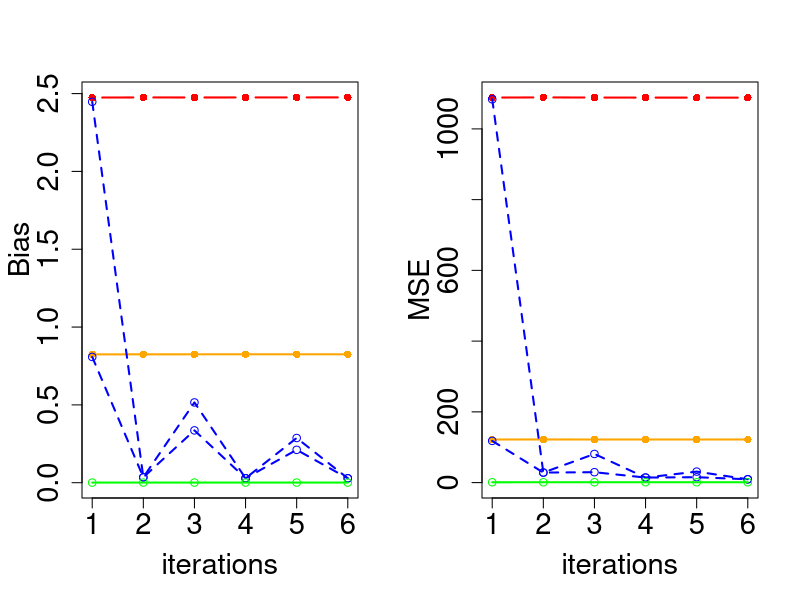

Write the R code that produced this figure.




####################################################################################################################
## copy/pasting the entire set of codes below will generate a figure like Figure-1 in the paper (John and Wu, 2023)
####################################################################################################################

library(MASS)

M <- 5000 ## number of simulation-iterations

  n <- 100; p <- 6  ## number of rows and columns of 'covariate' matrices in each data-block


bias.1.mat <- bias.2.mat <- bias.3a.mat <- bias.3b.mat <- bias.4.mat <- matrix(, nrow = M, ncol = p)
mse.1.mat  <- mse.2.mat  <- mse.3a.mat  <- mse.3b.mat  <- mse.4.mat  <- matrix(, nrow = M, ncol = p)



#  Sigma <- matrix(rep(0.2, p*p), p, p); diag(Sigma) <- 1
  Sigma <- matrix(rep(0.0, p*p), p, p); diag(Sigma) <- 1

  alpha <- 0.25 ## try 0.5, 0.4, 0.25, 0.05

  mu.1 <- runif(1, -10, 10); mu.2 <- runif(1, -10, 10); 



  r.b <- as.matrix(runif(6, -5, 5), nrow = p, ncol = 1)
  r.f <- as.matrix(runif(6, -5, 5), nrow = p, ncol = 1)


for(m in 1:M){ if(m%%1000 == 0){print(m)} 



  U1  <- as.matrix(mvrnorm(n, mu = rep(mu.1, p), Sigma = Sigma))
  U2  <- as.matrix(mvrnorm(n, mu = rep(mu.1, p), Sigma = Sigma))
  U3  <- as.matrix(mvrnorm(n, mu = rep(mu.1, p), Sigma = Sigma))
  U4  <- as.matrix(mvrnorm(n, mu = rep(mu.1, p), Sigma = Sigma))
  U5  <- as.matrix(mvrnorm(n, mu = rep(mu.1, p), Sigma = Sigma))
  U6  <- as.matrix(mvrnorm(n, mu = rep(mu.1, p), Sigma = Sigma))

  V1  <- as.matrix(mvrnorm(n, mu = rep(mu.2, p), Sigma = Sigma))
  V2  <- as.matrix(mvrnorm(n, mu = rep(mu.2, p), Sigma = Sigma))
  V3  <- as.matrix(mvrnorm(n, mu = rep(mu.2, p), Sigma = Sigma))
  V4  <- as.matrix(mvrnorm(n, mu = rep(mu.2, p), Sigma = Sigma))
  V5  <- as.matrix(mvrnorm(n, mu = rep(mu.2, p), Sigma = Sigma))
  V6  <- as.matrix(mvrnorm(n, mu = rep(mu.2, p), Sigma = Sigma))


Z1 <- alpha*U1 + (1-alpha)*V1; Z2 <- alpha*U2 + (1-alpha)*V2; Z3 <- alpha*U3 + (1-alpha)*V3; Z4 <- alpha*U4 + (1-alpha)*V4; Z5 <- alpha*U5 + (1-alpha)*V5; Z6 <- alpha*U6 + (1-alpha)*V6;



  e.b <- as.matrix(rnorm(6*n, 0, 1), nrow = 6*n, ncol = 1);
  e.b1 <- e.b[1:n,]; e.b2 <- e.b[(n+1):(2*n),]; e.b3 <- e.b[((2*n)+1):(3*n),];  e.b4 <- e.b[((3*n)+1):(4*n),]; e.b5 <- e.b[((4*n)+1):(5*n),]; e.b6 <- e.b[((5*n)+1):(6*n),] 
  e.f <- as.matrix(rnorm(6*n, 0, 1), nrow = 6*n, ncol = 1)
  e.f1 <- e.f[1:n,]; e.f2 <- e.f[(n+1):(2*n),]; e.f3 <- e.f[((2*n)+1):(3*n),];  e.f4 <- e.f[((3*n)+1):(4*n),]; e.f5 <- e.f[((4*n)+1):(5*n),]; e.f6 <- e.f[((5*n)+1):(6*n),] 
  e.p <- as.matrix(rnorm(6*n, 0, 1), nrow = 6*n, ncol = 1)
  e.p1 <- e.p[1:n,]; e.p2 <- e.p[(n+1):(2*n),]; e.p3 <- e.p[((2*n)+1):(3*n),];  e.p4 <- e.p[((3*n)+1):(4*n),]; e.p5 <- e.p[((4*n)+1):(5*n),]; e.p6 <- e.p[((5*n)+1):(6*n),] 

  b1 <- U1%*%r.b + e.b1; b2 <- U2%*%r.b + e.b2; b3 <- U3%*%r.b + e.b3;  b4 <- U4%*%r.b + e.b4;  b5  <- U5%*%r.b + e.b5;  b6  <- U6%*%r.b + e.b6
  f1 <- V1%*%r.f + e.f1; f2 <- V2%*%r.f + e.f2; f3 <- V3%*%r.f + e.f3;  f4 <- V4%*%r.f + e.f4;  f5 <-  V5%*%r.f + e.f5;  f6 <-  V6%*%r.f + e.f6

  r.p <- alpha*r.b + (1-alpha)*r.f

  p1 <- Z1%*%r.p + e.p1; p2 <- Z2%*%r.p + e.p2; p3 <- Z3%*%r.p + e.p3;  p4 <- Z4%*%r.p + e.p4;  p5  <- Z5%*%r.p + e.p5;  p6  <- Z6%*%r.p + e.p6


##############
### KF4LLS
########

### (1) training with U's and b's only (i.e. only with 'bird' data blocks)

psi.0 <- as.matrix(rnorm(p), nrow = p, ncol = 1)

H1 <-      t(U1)%*%U1; H1.inv <- solve(H1); psi.1 <- psi.0 + H1.inv%*%t(U1)%*%(b1 - U1%*%psi.0)
H2 <- H1 + t(U2)%*%U2; H2.inv <- solve(H2); psi.2 <- psi.1 + H2.inv%*%t(U2)%*%(b2 - U2%*%psi.1)
H3 <- H2 + t(U3)%*%U3; H3.inv <- solve(H3); psi.3 <- psi.2 + H3.inv%*%t(U3)%*%(b3 - U3%*%psi.2)
H4 <- H3 + t(U4)%*%U4; H4.inv <- solve(H4); psi.4 <- psi.3 + H4.inv%*%t(U4)%*%(b4 - U4%*%psi.3)
H5 <- H4 + t(U5)%*%U5; H5.inv <- solve(H5); psi.5 <- psi.4 + H5.inv%*%t(U5)%*%(b5 - U5%*%psi.4)
H6 <- H5 + t(U6)%*%U6; H6.inv <- solve(H6); psi.6 <- psi.5 + H6.inv%*%t(U6)%*%(b6 - U6%*%psi.5)
  bias.1.mat[m,] <- c(mean(abs(psi.1 - r.p)), mean(abs(psi.2 - r.p)), mean(abs(psi.3 - r.p)), mean(abs(psi.4 - r.p)), mean(abs(psi.5 - r.p)), mean(abs(psi.6 - r.p)))
  res.sq.1 <-    (p1 - Z1%*%psi.1)^2
  res.sq.2 <- c( (p1 - Z1%*%psi.2)^2, (p2 - Z2%*%psi.2)^2 )
  res.sq.3 <- c( (p1 - Z1%*%psi.3)^2, (p2 - Z2%*%psi.3)^2,  (p3 - Z3%*%psi.3)^2);
  res.sq.4 <- c( (p1 - Z1%*%psi.4)^2, (p2 - Z2%*%psi.4)^2,  (p3 - Z3%*%psi.4)^2,  (p4 - Z4%*%psi.4)^2);
  res.sq.5 <- c( (p1 - Z1%*%psi.5)^2, (p2 - Z2%*%psi.5)^2,  (p3 - Z3%*%psi.5)^2,  (p4 - Z4%*%psi.5)^2, (p5 - Z5%*%psi.5)^2);
  res.sq.6 <- c( (p1 - Z1%*%psi.6)^2, (p2 - Z2%*%psi.6)^2,  (p3 - Z3%*%psi.6)^2,  (p4 - Z4%*%psi.6)^2, (p5 - Z5%*%psi.6)^2, (p6 - Z6%*%psi.6)^2);
  mse.1.mat[m,] <- c(mean(res.sq.1), mean(res.sq.2), mean(res.sq.3), mean(res.sq.4), mean(res.sq.5), mean(res.sq.6))
  if(m == 1){ beta.1.mat <- cbind(r.p, r.b, r.f, psi.1, psi.2, psi.3, psi.4, psi.5, psi.6) }
  if(m > 1){ beta.1.mat <- beta.1.mat + cbind(r.p, r.b, r.f, psi.1, psi.2, psi.3, psi.4, psi.5, psi.6) }


### (2) training with V's and f's only (i.e. only with 'fish' data blocks)

H1 <-      t(V1)%*%V1; H1.inv <- solve(H1); psi.1 <- psi.0 + H1.inv%*%t(V1)%*%(f1 - V1%*%psi.0)
H2 <- H1 + t(V2)%*%V2; H2.inv <- solve(H2); psi.2 <- psi.1 + H2.inv%*%t(V2)%*%(f2 - V2%*%psi.1)
H3 <- H2 + t(V3)%*%V3; H3.inv <- solve(H3); psi.3 <- psi.2 + H3.inv%*%t(V3)%*%(f3 - V3%*%psi.2)
H4 <- H3 + t(V4)%*%V4; H4.inv <- solve(H4); psi.4 <- psi.3 + H4.inv%*%t(V4)%*%(f4 - V4%*%psi.3)
H5 <- H4 + t(V5)%*%V5; H5.inv <- solve(H5); psi.5 <- psi.4 + H5.inv%*%t(V5)%*%(f5 - V5%*%psi.4)
H6 <- H5 + t(V6)%*%V6; H6.inv <- solve(H6); psi.6 <- psi.5 + H6.inv%*%t(V6)%*%(f6 - V6%*%psi.5)
  bias.2.mat[m,] <- c(mean(abs(psi.1 - r.p)), mean(abs(psi.2 - r.p)), mean(abs(psi.3 - r.p)), mean(abs(psi.4 - r.p)), mean(abs(psi.5 - r.p)), mean(abs(psi.6 - r.p)))
  res.sq.1 <-    (p1 - Z1%*%psi.1)^2
  res.sq.2 <- c( (p1 - Z1%*%psi.2)^2, (p2 - Z2%*%psi.2)^2 )
  res.sq.3 <- c( (p1 - Z1%*%psi.3)^2, (p2 - Z2%*%psi.3)^2,  (p3 - Z3%*%psi.3)^2);
  res.sq.4 <- c( (p1 - Z1%*%psi.4)^2, (p2 - Z2%*%psi.4)^2,  (p3 - Z3%*%psi.4)^2,  (p4 - Z4%*%psi.4)^2);
  res.sq.5 <- c( (p1 - Z1%*%psi.5)^2, (p2 - Z2%*%psi.5)^2,  (p3 - Z3%*%psi.5)^2,  (p4 - Z4%*%psi.5)^2, (p5 - Z5%*%psi.5)^2);
  res.sq.6 <- c( (p1 - Z1%*%psi.6)^2, (p2 - Z2%*%psi.6)^2,  (p3 - Z3%*%psi.6)^2,  (p4 - Z4%*%psi.6)^2, (p5 - Z5%*%psi.6)^2, (p6 - Z6%*%psi.6)^2);
  mse.2.mat[m,] <- c(mean(res.sq.1), mean(res.sq.2), mean(res.sq.3), mean(res.sq.4), mean(res.sq.5), mean(res.sq.6))
  if(m == 1){ beta.2.mat <- cbind(r.p, r.b, r.f, psi.1, psi.2, psi.3, psi.4, psi.5, psi.6) }
  if(m > 1){ beta.2.mat <- beta.2.mat + cbind(r.p, r.b, r.f, psi.1, psi.2, psi.3, psi.4, psi.5, psi.6) }


### (4) training with Z's and p's only (i.e. only with 'penguin' data blocks)

H1 <-      t(Z1)%*%Z1; H1.inv <- solve(H1); psi.1 <- psi.0 + H1.inv%*%t(Z1)%*%(p1 - Z1%*%psi.0)
H2 <- H1 + t(Z2)%*%Z2; H2.inv <- solve(H2); psi.2 <- psi.1 + H2.inv%*%t(Z2)%*%(p2 - Z2%*%psi.1)
H3 <- H2 + t(Z3)%*%Z3; H3.inv <- solve(H3); psi.3 <- psi.2 + H3.inv%*%t(Z3)%*%(p3 - Z3%*%psi.2)
H4 <- H3 + t(Z4)%*%Z4; H4.inv <- solve(H4); psi.4 <- psi.3 + H4.inv%*%t(Z4)%*%(p4 - Z4%*%psi.3)
H5 <- H4 + t(Z5)%*%Z5; H5.inv <- solve(H5); psi.5 <- psi.4 + H5.inv%*%t(Z5)%*%(p5 - Z5%*%psi.4)
H6 <- H5 + t(Z6)%*%Z6; H6.inv <- solve(H6); psi.6 <- psi.5 + H6.inv%*%t(Z6)%*%(p6 - Z6%*%psi.5)
  bias.4.mat[m,] <- c(mean(abs(psi.1 - r.p)), mean(abs(psi.2 - r.p)), mean(abs(psi.3 - r.p)), mean(abs(psi.4 - r.p)), mean(abs(psi.5 - r.p)), mean(abs(psi.6 - r.p)))
  res.sq.1 <-    (p1 - Z1%*%psi.1)^2
  res.sq.2 <- c( (p1 - Z1%*%psi.2)^2, (p2 - Z2%*%psi.2)^2 )
  res.sq.3 <- c( (p1 - Z1%*%psi.3)^2, (p2 - Z2%*%psi.3)^2,  (p3 - Z3%*%psi.3)^2);
  res.sq.4 <- c( (p1 - Z1%*%psi.4)^2, (p2 - Z2%*%psi.4)^2,  (p3 - Z3%*%psi.4)^2,  (p4 - Z4%*%psi.4)^2);
  res.sq.5 <- c( (p1 - Z1%*%psi.5)^2, (p2 - Z2%*%psi.5)^2,  (p3 - Z3%*%psi.5)^2,  (p4 - Z4%*%psi.5)^2, (p5 - Z5%*%psi.5)^2);
  res.sq.6 <- c( (p1 - Z1%*%psi.6)^2, (p2 - Z2%*%psi.6)^2,  (p3 - Z3%*%psi.6)^2,  (p4 - Z4%*%psi.6)^2, (p5 - Z5%*%psi.6)^2, (p6 - Z6%*%psi.6)^2);
  mse.4.mat[m,] <- c(mean(res.sq.1), mean(res.sq.2), mean(res.sq.3), mean(res.sq.4), mean(res.sq.5), mean(res.sq.6))
  if(m == 1){ beta.4.mat <- cbind(r.p, r.b, r.f, psi.1, psi.2, psi.3, psi.4, psi.5, psi.6) }
  if(m > 1){ beta.4.mat <- beta.4.mat + cbind(r.p, r.b, r.f, psi.1, psi.2, psi.3, psi.4, psi.5, psi.6) }


## centering all columns in all data blocks and target vectors, needed for the remaining set of codes 
U1 <- U1 - apply(U1,2,mean); U2 <- U2 - apply(U2,2,mean); U3 <- U3 - apply(U3,2,mean); U4 <- U4 - apply(U4,2,mean); U5 <- U5 - apply(U5,2,mean); U6 <- U6 - apply(U6,2,mean);  
V1 <- V1 - apply(V1,2,mean); V2 <- V2 - apply(V2,2,mean); V3 <- V3 - apply(V3,2,mean); V4 <- V4 - apply(V4,2,mean); V5 <- V5 - apply(V5,2,mean); V6 <- V6 - apply(V6,2,mean);  
b1 <- b1 - mean(b1); b2 <- b2 - mean(b2); b3 <- b3 - mean(b3);  b4 <- b4 - mean(b4);    b5 <- b5 - mean(b5);    b6 <- b6 - mean(b6)
f1 <- f1 - mean(f1); f2 <- f2 - mean(f2); f3 <- f3 - mean(f3);  f4 <- f4 - mean(f4);    f5 <- f5 - mean(f5);    f6 <- f6 - mean(f6)


## in the paper, after multiplying by sqrt(alpha) and sqrt(1-alpha), respectively, U's and V's were labelled with an alpha suffix attached.
## But, in the codes we don't have that suffix.
U1 <- sqrt(alpha)*U1;   U2 <- sqrt(alpha)*U2;   U3 <- sqrt(alpha)*U3;   U4 <- sqrt(alpha)*U4;   U5 <- sqrt(alpha)*U5;   U6 <- sqrt(alpha)*U6; 
V1 <- sqrt(1-alpha)*V1; V2 <- sqrt(1-alpha)*V2; V3 <- sqrt(1-alpha)*V3; V4 <- sqrt(1-alpha)*V4; V5 <- sqrt(1-alpha)*V5; V6 <- sqrt(1-alpha)*V6; 

b1 <- sqrt(alpha)*b1;   b2 <- sqrt(alpha)*b2;   b3 <- sqrt(alpha)*b3;   b4 <- sqrt(alpha)*b4;      b5 <- sqrt(alpha)*b5;     b6 <- sqrt(alpha)*b6; 
f1 <- sqrt(1-alpha)*f1; f2 <- sqrt(1-alpha)*f2; f3 <- sqrt(1-alpha)*f3; f4 <- sqrt(1-alpha)*f4;    f5 <- sqrt(1-alpha)*f5;   f6 <- sqrt(1-alpha)*f6; 

#
### Interleaved KF4LLS
#

### (3a) training with 'bird' blocks and 'fish' blocks interleaved, starting with a 'bird' block.


H1 <-      t(U1)%*%U1; H1.inv <- solve(H1); psi.1 <- psi.0 + H1.inv%*%t(U1)%*%(b1 - U1%*%psi.0)
H2 <- H1 + t(V1)%*%V1; H2.inv <- solve(H2); psi.2 <- psi.1 + H2.inv%*%t(V1)%*%(f1 - V1%*%psi.1)
H3 <- H2 + t(U2)%*%U2; H3.inv <- solve(H3); psi.3 <- psi.2 + H3.inv%*%t(U2)%*%(b2 - U2%*%psi.2)
H4 <- H3 + t(V2)%*%V2; H4.inv <- solve(H4); psi.4 <- psi.3 + H4.inv%*%t(V2)%*%(f2 - V2%*%psi.3)
H5 <- H4 + t(U3)%*%U3; H5.inv <- solve(H5); psi.5 <- psi.4 + H5.inv%*%t(U3)%*%(b3 - U3%*%psi.4)
H6 <- H5 + t(V3)%*%V3; H6.inv <- solve(H6); psi.6 <- psi.5 + H6.inv%*%t(V3)%*%(f3 - V3%*%psi.5)
  bias.3a.mat[m,] <- c(mean(abs(psi.1 - r.p)), mean(abs(psi.2 - r.p)), mean(abs(psi.3 - r.p)), mean(abs(psi.4 - r.p)), mean(abs(psi.5 - r.p)), mean(abs(psi.6 - r.p)))
  res.sq.1 <-    (p1 - Z1%*%psi.1)^2
  res.sq.2 <- c( (p1 - Z1%*%psi.2)^2, (p2 - Z2%*%psi.2)^2 )
  res.sq.3 <- c( (p1 - Z1%*%psi.3)^2, (p2 - Z2%*%psi.3)^2,  (p3 - Z3%*%psi.3)^2);
  res.sq.4 <- c( (p1 - Z1%*%psi.4)^2, (p2 - Z2%*%psi.4)^2,  (p3 - Z3%*%psi.4)^2,  (p4 - Z4%*%psi.4)^2);
  res.sq.5 <- c( (p1 - Z1%*%psi.5)^2, (p2 - Z2%*%psi.5)^2,  (p3 - Z3%*%psi.5)^2,  (p4 - Z4%*%psi.5)^2, (p5 - Z5%*%psi.5)^2);
  res.sq.6 <- c( (p1 - Z1%*%psi.6)^2, (p2 - Z2%*%psi.6)^2,  (p3 - Z3%*%psi.6)^2,  (p4 - Z4%*%psi.6)^2, (p5 - Z5%*%psi.6)^2, (p6 - Z6%*%psi.6)^2);
  mse.3a.mat[m,] <- c(mean(res.sq.1), mean(res.sq.2), mean(res.sq.3), mean(res.sq.4), mean(res.sq.5), mean(res.sq.6))
  if(m == 1){ beta.3a.mat <- cbind(r.p, r.b, r.f, psi.1, psi.2, psi.3, psi.4, psi.5, psi.6) }
  if(m > 1){ beta.3a.mat <- beta.3a.mat + cbind(r.p, r.b, r.f, psi.1, psi.2, psi.3, psi.4, psi.5, psi.6) }


### (3b) training with 'bird' blocks and 'fish' blocks interleaved, starting with a 'fish' block.


H1 <-      t(V1)%*%V1; H1.inv <- solve(H1); psi.1 <- psi.0 + H1.inv%*%t(V1)%*%(f1 - V1%*%psi.0)
H2 <- H1 + t(U1)%*%U1; H2.inv <- solve(H2); psi.2 <- psi.1 + H2.inv%*%t(U1)%*%(b1 - U1%*%psi.1)
H3 <- H2 + t(V2)%*%V2; H3.inv <- solve(H3); psi.3 <- psi.2 + H3.inv%*%t(V2)%*%(f2 - V2%*%psi.2)
H4 <- H3 + t(U2)%*%U2; H4.inv <- solve(H4); psi.4 <- psi.3 + H4.inv%*%t(U2)%*%(b2 - U2%*%psi.3)
H5 <- H4 + t(V3)%*%V3; H5.inv <- solve(H5); psi.5 <- psi.4 + H5.inv%*%t(V3)%*%(f3 - V3%*%psi.4)
H6 <- H5 + t(U3)%*%U3; H6.inv <- solve(H6); psi.6 <- psi.5 + H6.inv%*%t(U3)%*%(b3 - U3%*%psi.5)
  bias.3b.mat[m,] <- c(mean(abs(psi.1 - r.p)), mean(abs(psi.2 - r.p)), mean(abs(psi.3 - r.p)), mean(abs(psi.4 - r.p)), mean(abs(psi.5 - r.p)), mean(abs(psi.6 - r.p)))
  res.sq.1 <-    (p1 - Z1%*%psi.1)^2
  res.sq.2 <- c( (p1 - Z1%*%psi.2)^2, (p2 - Z2%*%psi.2)^2 )
  res.sq.3 <- c( (p1 - Z1%*%psi.3)^2, (p2 - Z2%*%psi.3)^2,  (p3 - Z3%*%psi.3)^2);
  res.sq.4 <- c( (p1 - Z1%*%psi.4)^2, (p2 - Z2%*%psi.4)^2,  (p3 - Z3%*%psi.4)^2,  (p4 - Z4%*%psi.4)^2);
  res.sq.5 <- c( (p1 - Z1%*%psi.5)^2, (p2 - Z2%*%psi.5)^2,  (p3 - Z3%*%psi.5)^2,  (p4 - Z4%*%psi.5)^2, (p5 - Z5%*%psi.5)^2);
  res.sq.6 <- c( (p1 - Z1%*%psi.6)^2, (p2 - Z2%*%psi.6)^2,  (p3 - Z3%*%psi.6)^2,  (p4 - Z4%*%psi.6)^2, (p5 - Z5%*%psi.6)^2, (p6 - Z6%*%psi.6)^2);
  mse.3b.mat[m,] <- c(mean(res.sq.1), mean(res.sq.2), mean(res.sq.3), mean(res.sq.4), mean(res.sq.5), mean(res.sq.6))
  if(m == 1){ beta.3b.mat <- cbind(r.p, r.b, r.f, psi.1, psi.2, psi.3, psi.4, psi.5, psi.6) }
  if(m > 1){ beta.3b.mat <- beta.3b.mat + cbind(r.p, r.b, r.f, psi.1, psi.2, psi.3, psi.4, psi.5, psi.6) }


   }



mean.bias.1.vec <- apply(apply(as.matrix(beta.1.mat[,4:9]/M) - matrix(rep(r.p, length(r.p)), nrow = length(r.p), ncol = length(r.p)), 2, abs), 2, mean)
bmin <- min(mean.bias.1.vec);          bmax <- max(mean.bias.1.vec)

mean.bias.2.vec <- apply(apply(as.matrix(beta.2.mat[,4:9]/M) - matrix(rep(r.p, length(r.p)), nrow = length(r.p), ncol = length(r.p)), 2, abs), 2, mean)
bmin <- min(c(bmin, mean.bias.2.vec)); bmax <- max(c(bmax, mean.bias.2.vec))

mean.bias.3a.vec <- apply(apply(as.matrix(beta.3a.mat[,4:9]/M) - matrix(rep(r.p, length(r.p)), nrow = length(r.p), ncol = length(r.p)), 2, abs), 2, mean)
bmin <- min(c(bmin, mean.bias.3a.vec)); bmax <- max(c(bmax, mean.bias.3a.vec))

mean.bias.3b.vec <- apply(apply(as.matrix(beta.3b.mat[,4:9]/M) - matrix(rep(r.p, length(r.p)), nrow = length(r.p), ncol = length(r.p)), 2, abs), 2, mean)
bmin <- min(c(bmin, mean.bias.3b.vec)); bmax <- max(c(bmax, mean.bias.3b.vec))

mean.bias.4.vec <- apply(apply(as.matrix(beta.4.mat[,4:9]/M) - matrix(rep(r.p, length(r.p)), nrow = length(r.p), ncol = length(r.p)), 2, abs), 2, mean)
bmin <- min(c(bmin, mean.bias.4.vec)); bmax <- max(c(bmax, mean.bias.4.vec))


   mean.mse.1.vec  <- apply(mse.1.mat,  2, mean); mmin <- min(mean.mse.1.vec);           mmax <- max(mean.mse.1.vec)
   mean.mse.2.vec  <- apply(mse.2.mat,  2, mean); mmin <- min(c(mmin, mean.mse.2.vec));  mmax <- max(c(mmax, mean.mse.2.vec))
   mean.mse.3a.vec <- apply(mse.3a.mat, 2, mean); mmin <- min(c(mmin, mean.mse.3a.vec)); mmax <- max(c(mmax, mean.mse.3a.vec))
   mean.mse.3b.vec <- apply(mse.3b.mat, 2, mean); mmin <- min(c(mmin, mean.mse.3b.vec)); mmax <- max(c(mmax, mean.mse.3b.vec))
   mean.mse.4.vec  <- apply(mse.4.mat,  2, mean); mmin <- min(c(mmin, mean.mse.4.vec));  mmax <- max(c(mmax, mean.mse.4.vec))



print(beta.1.mat/M)
print(beta.2.mat/M)
print(beta.3a.mat/M)
print(beta.3b.mat/M)
print(beta.4.mat/M)


#################################################################################################################
######## Figure - 1 ( we didn't set the seed, so the results will be (very) slightly different than in the paper 

par(mfrow = c(1,2))
#   plot(c(1:p), mean.bias.4.vec, type = "b", col = "green", xlab = "iterations", ylab = "bias over iterations", ylim =c(bmin, bmax), lwd = 2, pch = 16, cex.lab = 1.75, cex.axis = 1.75)
   plot(c(1:p), mean.bias.1.vec, type = "b", col = "red", xlab = "iterations", ylab = "", ylim =c(bmin, bmax), lwd = 2, pch = 16, cex.lab = 1.75, cex.axis = 1.75)
   mtext(expression(paste( plain("Bias"))),side=2,line=3.5, padj=1,at=1.5,cex=1.75)
   points(c(1:p), mean.bias.2.vec, col = "orange", pch = 16)
   lines(c(1:p),  mean.bias.2.vec, col = "orange", lwd = 2)
   points(c(1:p), mean.bias.3a.vec, col = "blue")
   lines(c(1:p),  mean.bias.3a.vec, col = "blue", lwd = 2, lty = 2)
   points(c(1:p), mean.bias.3b.vec, col = "blue")
   lines(c(1:p),  mean.bias.3b.vec, col = "blue", lwd = 2, lty = 2)
   points(c(1:p), mean.bias.4.vec, col = "green")
   lines(c(1:p),  mean.bias.4.vec, col = "green", lwd = 2)


   plot(c(1:p), mean.mse.1.vec, type = "b", col = "red", xlab = "iterations", ylab = "", ylim =c(0, mmax), lwd = 2, pch = 16, cex.lab = 1.75, cex.axis = 1.75)
   mtext(expression(paste( plain("MSE"))),side=2,line=3.5, padj=1, cex=1.75)
   points(c(1:p), mean.mse.2.vec, col = "orange", pch = 16)
   lines(c(1:p),  mean.mse.2.vec, col = "orange", lwd = 2)
   points(c(1:p), mean.mse.3a.vec, col = "blue")
   lines(c(1:p),  mean.mse.3a.vec, col = "blue", lwd = 2, lty = 2)
   points(c(1:p), mean.mse.3b.vec, col = "blue")
   lines(c(1:p),  mean.mse.3b.vec, col = "blue", lwd = 2, lty = 2)
   points(c(1:p), mean.mse.4.vec, col = "green")
   lines(c(1:p),  mean.mse.4.vec, col = "green", lwd = 2)
 

